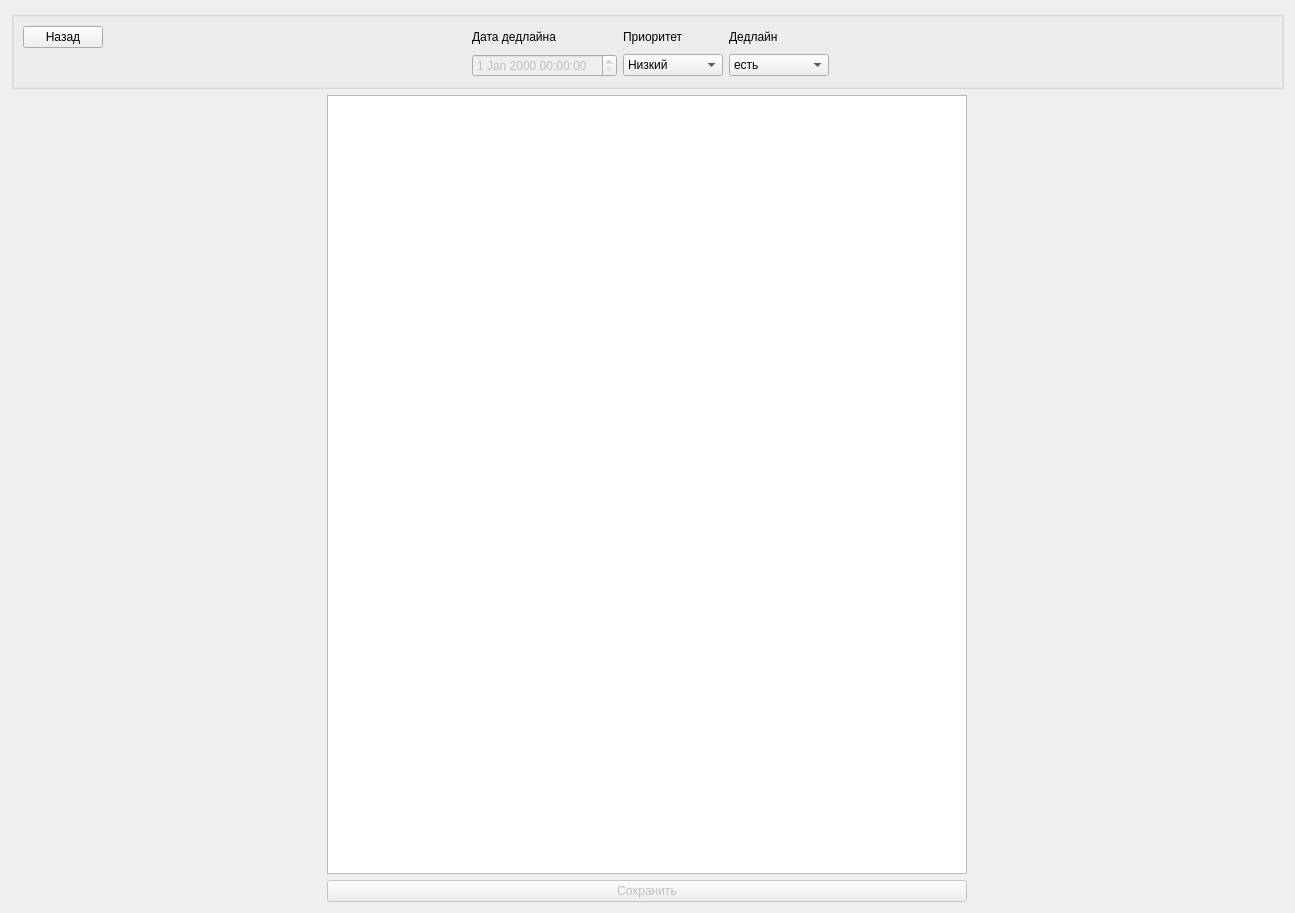
<?xml version="1.0" encoding="UTF-8"?>
<ui version="4.0">
 <class>Form</class>
 <widget class="QWidget" name="Form">
  <property name="geometry">
   <rect>
    <x>0</x>
    <y>0</y>
    <width>1295</width>
    <height>913</height>
   </rect>
  </property>
  <property name="windowTitle">
   <string>Создание заметки</string>
  </property>
  <layout class="QGridLayout" name="gridLayout_2">
   <item row="0" column="0">
    <layout class="QVBoxLayout" name="verticalLayout">
     <item>
      <widget class="QGroupBox" name="groupBox">
       <property name="title">
        <string/>
       </property>
       <layout class="QGridLayout" name="gridLayout">
        <item row="0" column="4">
         <widget class="QLabel" name="deadline_txt">
          <property name="text">
           <string>Дедлайн</string>
          </property>
         </widget>
        </item>
        <item row="1" column="0">
         <spacer name="horizontalSpacer">
          <property name="orientation">
           <enum>Qt::Horizontal</enum>
          </property>
          <property name="sizeHint" stdset="0">
           <size>
            <width>40</width>
            <height>20</height>
           </size>
          </property>
         </spacer>
        </item>
        <item row="1" column="2">
         <widget class="QComboBox" name="priority">
          <property name="sizePolicy">
           <sizepolicy hsizetype="Fixed" vsizetype="Fixed">
            <horstretch>0</horstretch>
            <verstretch>0</verstretch>
           </sizepolicy>
          </property>
          <property name="minimumSize">
           <size>
            <width>100</width>
            <height>0</height>
           </size>
          </property>
          <property name="editable">
           <bool>false</bool>
          </property>
          <property name="currentIndex">
           <number>0</number>
          </property>
          <item>
           <property name="text">
            <string>Низкий</string>
           </property>
          </item>
          <item>
           <property name="text">
            <string>Высокий</string>
           </property>
          </item>
         </widget>
        </item>
        <item row="1" column="4">
         <widget class="QComboBox" name="deadline">
          <property name="sizePolicy">
           <sizepolicy hsizetype="Fixed" vsizetype="Fixed">
            <horstretch>10</horstretch>
            <verstretch>0</verstretch>
           </sizepolicy>
          </property>
          <property name="minimumSize">
           <size>
            <width>100</width>
            <height>0</height>
           </size>
          </property>
          <property name="currentIndex">
           <number>1</number>
          </property>
          <item>
           <property name="text">
            <string>нет</string>
           </property>
          </item>
          <item>
           <property name="text">
            <string>есть</string>
           </property>
          </item>
         </widget>
        </item>
        <item row="0" column="1">
         <widget class="QLabel" name="dead_txt">
          <property name="text">
           <string>Дата дедлайна</string>
          </property>
         </widget>
        </item>
        <item row="1" column="1">
         <widget class="QDateTimeEdit" name="dead_time">
          <property name="enabled">
           <bool>false</bool>
          </property>
          <property name="sizePolicy">
           <sizepolicy hsizetype="Fixed" vsizetype="Fixed">
            <horstretch>0</horstretch>
            <verstretch>0</verstretch>
           </sizepolicy>
          </property>
          <property name="minimumSize">
           <size>
            <width>40</width>
            <height>0</height>
           </size>
          </property>
         </widget>
        </item>
        <item row="0" column="2">
         <widget class="QLabel" name="priority_txt">
          <property name="text">
           <string>Приоритет</string>
          </property>
         </widget>
        </item>
        <item row="1" column="5">
         <spacer name="horizontalSpacer_2">
          <property name="orientation">
           <enum>Qt::Horizontal</enum>
          </property>
          <property name="sizeType">
           <enum>QSizePolicy::Expanding</enum>
          </property>
          <property name="sizeHint" stdset="0">
           <size>
            <width>100</width>
            <height>20</height>
           </size>
          </property>
         </spacer>
        </item>
        <item row="0" column="0" alignment="Qt::AlignLeft|Qt::AlignTop">
         <widget class="QPushButton" name="backButton">
          <property name="sizePolicy">
           <sizepolicy hsizetype="Fixed" vsizetype="Fixed">
            <horstretch>0</horstretch>
            <verstretch>0</verstretch>
           </sizepolicy>
          </property>
          <property name="minimumSize">
           <size>
            <width>20</width>
            <height>20</height>
           </size>
          </property>
          <property name="text">
           <string>Назад</string>
          </property>
         </widget>
        </item>
       </layout>
      </widget>
     </item>
     <item alignment="Qt::AlignHCenter">
      <widget class="QTextEdit" name="textEdit">
       <property name="sizePolicy">
        <sizepolicy hsizetype="Fixed" vsizetype="Expanding">
         <horstretch>0</horstretch>
         <verstretch>0</verstretch>
        </sizepolicy>
       </property>
       <property name="minimumSize">
        <size>
         <width>640</width>
         <height>640</height>
        </size>
       </property>
      </widget>
     </item>
     <item alignment="Qt::AlignHCenter|Qt::AlignBottom">
      <widget class="QPushButton" name="saveButton">
       <property name="enabled">
        <bool>false</bool>
       </property>
       <property name="sizePolicy">
        <sizepolicy hsizetype="Fixed" vsizetype="Fixed">
         <horstretch>0</horstretch>
         <verstretch>0</verstretch>
        </sizepolicy>
       </property>
       <property name="minimumSize">
        <size>
         <width>640</width>
         <height>10</height>
        </size>
       </property>
       <property name="text">
        <string>Сохранить</string>
       </property>
      </widget>
     </item>
    </layout>
   </item>
  </layout>
 </widget>
 <resources/>
 <connections/>
</ui>
